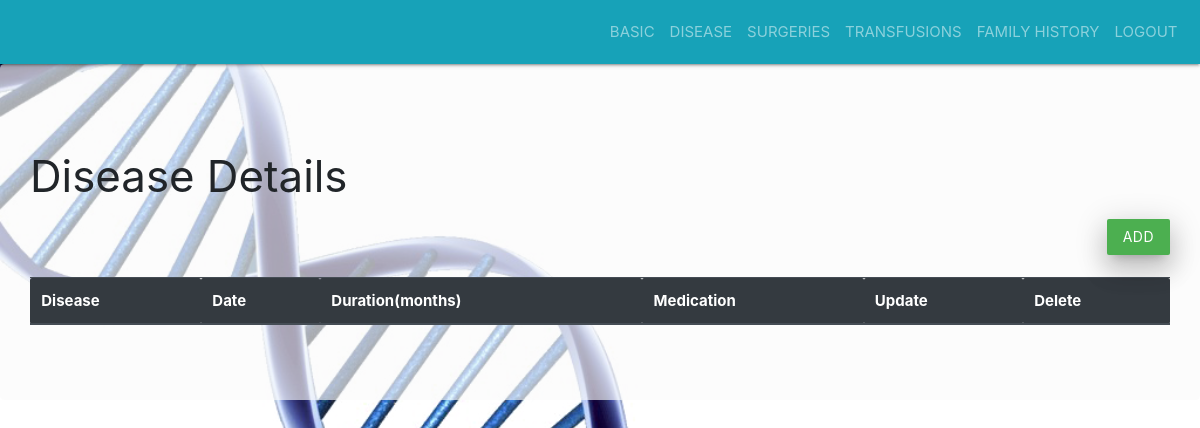
Before: /patient/diseases/100 with the older database file.
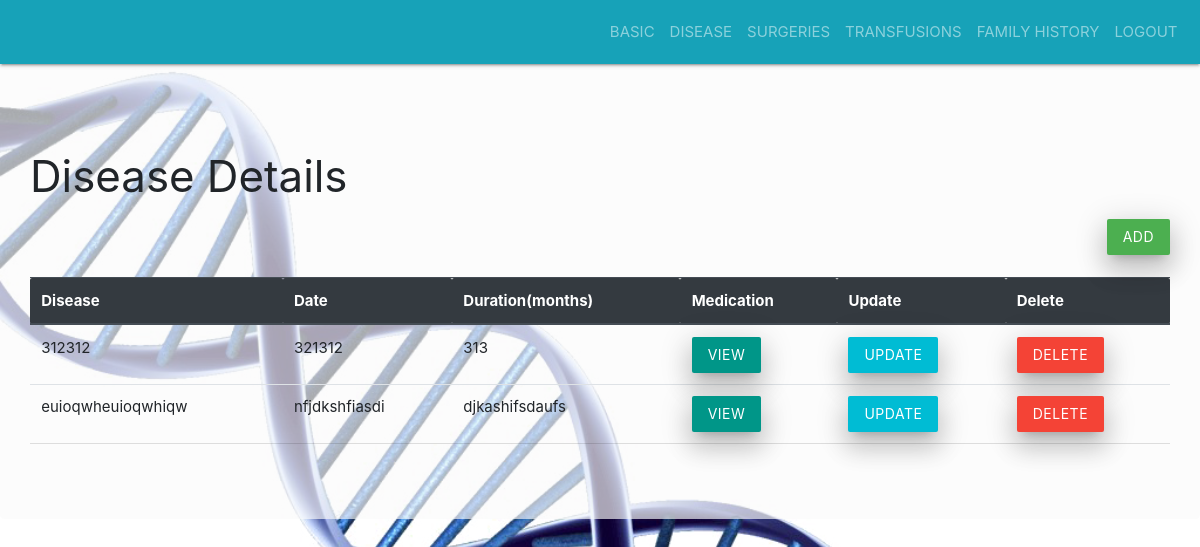
After: the same page with the newer database file.
### tables this page shows
CREATE TABLE disease
            (d_id integer primary key autoincrement,p_id number,name text,date text,duration number,constraint fk1 foreign key(p_id) references patient(p_id) on delete cascade);

### app1.py (the view)
@app.route('/patient/diseases/<pid>')
def patientdiseases(pid):
    con=sql.connect('database.db')
    cur=con.cursor()
    p_id=pid
    res=cur.execute("select * from disease where p_id=(?)",(p_id,)).fetchall()
    return render_template('patientdiseases.html',res=res,p_id=p_id)

### templates/patientdiseases.html (shortened to what this page needs)
<!DOCTYPE html>
    <head>
        <link rel="stylesheet" href="https://stackpath.bootstrapcdn.com/bootstrap/4.3.1/css/bootstrap.min.css">
        <link rel="stylesheet" href="https://cdnjs.cloudflare.com/ajax/libs/materialize/1.0.0/css/materialize.min.css">
    </head>
    <body>
        <nav class="navbar navbar-expand-sm bg-info navbar-dark justify-content-end">
                <ul class="navbar-nav">
                    <li class="nav-item">
                    <a class="nav-link" href="{{ url_for('patientbasic',pid=p_id) }}">BASIC</a>
                    </li>
                    <li class="nav-item">
                    <a class="nav-link" href="{{ url_for('patientdiseases',pid=p_id) }}">DISEASE</a>
                    </li>
                    <li class="nav-item">
                    <a class="nav-link" href="{{ url_for('patientsurgeries',pid=p_id) }}">SURGERIES</a>
                    </li>
                    <li class="nav-item">
                    <a class="nav-link" href="{{ url_for('patienttransfusions',pid=p_id) }}">TRANSFUSIONS</a>
                    </li>
                    <li class="nav-item">
                    <a class="nav-link" href="{{ url_for('patientfamilyhistory',pid=p_id) }}">FAMILY HISTORY</a>
                    </li>
                    <li class="nav-item">
                    <a class="nav-link" href="/">LOGOUT</a>
                    </li>
            </ul>
        </nav>
        <div class="jumbotron" style="background:rgba(250, 250, 250, 0.658) ;">
            <h3>Disease Details</h3>
            <div class="d-flex justify-content-end"><a href="{{ url_for('adddiseases',pid=p_id)}}" class="waves-effect waves-light green btn z-depth-4">ADD</a></div><br/>
            <table class="table">
                    <thead class="thead-dark">
                      <tr>
                        <th>Disease</th>
                        <th>Date</th>
                        <th>Duration(months)</th>
                        <th>Medication</th>
                        <th>Update</th>
                        <th>Delete</th>
                      </tr>
                    </thead>
                    <tbody>
                        {% for row in res %}
                      <tr>
                        <td>{{ row[2] }}</td>
                        <td>{{ row[3] }}</td>
                        <td>{{ row[4] }}</td>
                        <td><a href="{{ url_for('patientmedication',pid=p_id,did=row[0]) }}" class="waves-effect teal waves-light btn z-depth-4">View</a></td>
                        <td><a href="{{ url_for('updatediseases',pid=p_id,did=row[0]) }}" class="waves-effect  cyan swaves-light btn z-depth-4">Update</a></td>
                        <td><a href="{{ url_for('deletediseases',pid=p_id,did=row[0]) }}" class="waves-effect waves-light red btn z-depth-4">Delete</a></td>
                      </tr>
                      {% endfor %}
                    </tbody>
                  </table>
        </div>
    </body>
</html>

### templates/patientdiseases.html (style rules this page uses)
body { background-image: url('/static/bg.png'); background-size: cover; background-position: center; }

Changed rows visible on the page:
added disease: name "312312", date "321312", duration "313"
added disease: name "euioqwheuioqwhiqw", date "nfjdkshfiasdi", duration "djkashifsdaufs"
